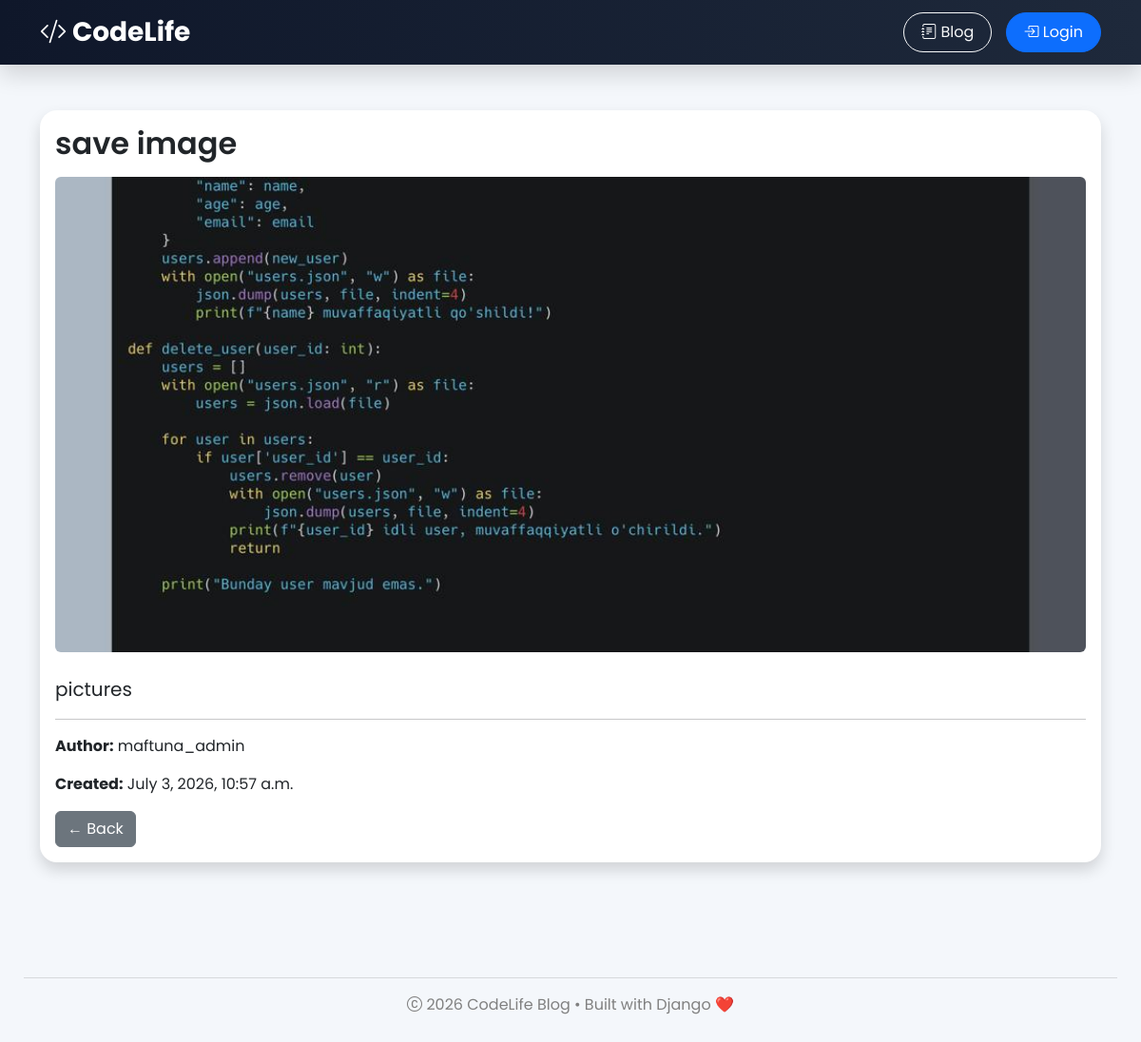
/blog/18/, run on the app's committed database.
### blog/models.py (models this page shows, shortened)
class Post(models.Model):
    title=models.CharField(max_length=200)
    content=models.TextField()
    author=models.ForeignKey(
        User,
        on_delete=models.CASCADE
    )
    created_at=models.DateTimeField(auto_now_add=True)

### blog/views.py (the view)
# urls.py: path("<int:pk>/", views.post_detail, name="post_detail"),
def post_detail(request, pk):
    post = get_object_or_404(Post,pk=pk)
    context={
        "post":post
    }
    return render (request, "blog/post_detail.html",context)

### blog/templates/blog/post_detail.html (shortened to what this page needs)
{% extends "base.html" %}
{% block content %}
<div class="card shadow">
    <div class="card-body">
        <h2 class="mb-3">
            {{ post.title }}
        </h2>
        {% if post.image %}
        <img src="{{ post.image.url }}"
             class="img-fluid rounded mb-4"
             style="width:100%; max-height:500px; object-fit:cover;">
        {% endif %}
        <p class="fs-5">
            {{ post.content }}
        </p>
        <hr>
        <p>
            <strong>Author:</strong>
            {{ post.author }}
        </p>
        <p>
            <strong>Created:</strong>
            {{ post.created_at }}
        </p>
        <a href="{% url 'post_list' %}"
           class="btn btn-secondary">
            ← Back
        </a>
    </div>
</div>
{% endblock %}

### templates/base.html (style rules this page uses)
body { background:#f4f7fb; font-family:'Poppins',sans-serif; }
.card { border:none; border-radius:18px; box-shadow:0 15px 35px rgba(0,0,0,.08); transition:.35s; }
a { text-decoration:none; }
h1,h2,h3 { font-weight:600; }

### data on the page
Post: title "save image", image (picture), content "pictures", author "maftuna_admin", created_at "July 3, 2026, 10:57 a.m."
